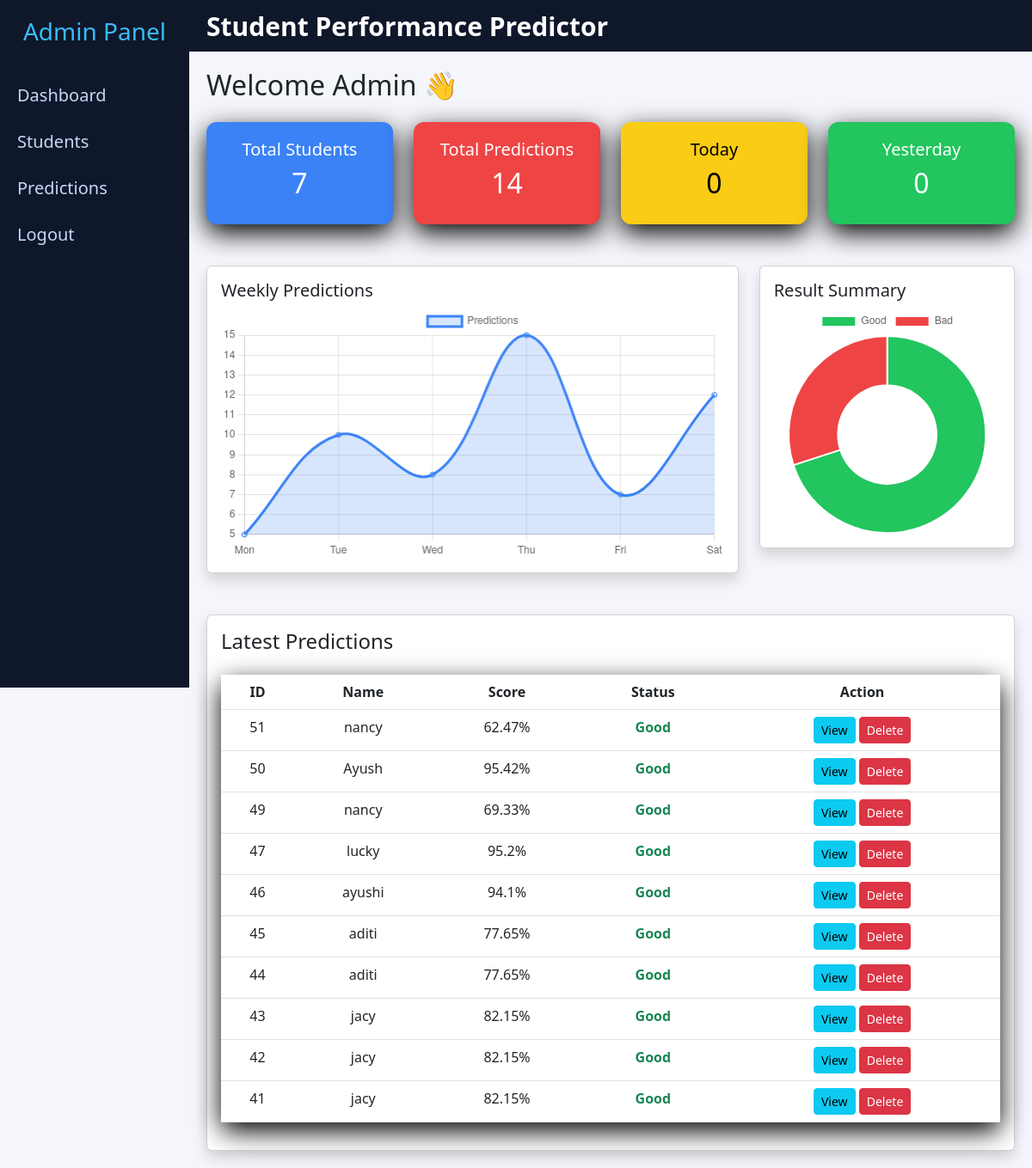
The page /admin_dashboard/ (signed in) on the database its author committed.
### predictor/models.py (models this page shows, shortened)
class Prediction(models.Model):
    user = models.ForeignKey(User, on_delete=models.CASCADE)
    study_hours = models.FloatField()
    attendance = models.FloatField()
    past_performance = models.CharField(max_length=50)
    extracurricular = models.CharField(max_length=50)
    result = models.FloatField()
    timestamp = models.DateTimeField(auto_now_add=True)
    from django.db import models

### predictor/views.py (the view)
# urls.py: path('admin_dashboard/', views.admin_dashboard, name='admin_dashboard'),
@login_required
def admin_dashboard(request):
    predictions = Prediction.objects.select_related('user').order_by('-id')[:10]
    for p in predictions:
        if p.result >= 50:
            p.status = "Good"
        else:
            p.status = "Bad"
    total_students = User.objects.count()
    total_predictions = Prediction.objects.count()
    today = timezone.now().date()
    yesterday = today - timedelta(days=1)
    today_count = Prediction.objects.filter(timestamp__date=today).count()
    yesterday_count = Prediction.objects.filter(timestamp__date=yesterday).count()
    pass_count = Prediction.objects.filter(result__gte=50).count()
    fail_count = Prediction.objects.filter(result__lt=50).count()
    context = {
        'predictions': predictions,
        'total_students': total_students,
        'total_predictions': total_predictions,
        'today_count': today_count,
        'yesterday_count': yesterday_count,
        'pass_count': pass_count,
        'fail_count': fail_count
    }
    return render(request, 'admin_panel/admin_dashboard.html', context)

### templates/admin_panel/admin_dashboard.html (shortened to what this page needs)
<!DOCTYPE html>
<html lang="en">
<head>
    <link href="https://cdn.jsdelivr.net/npm/bootstrap@5.3.0/dist/css/bootstrap.min.css" rel="stylesheet">
</head>
<body>
    <div class="sidebar">
        <h3>Admin Panel</h3>
        <a href="#">Dashboard</a>
        <a href="#">Students</a>
        <a href="#">Predictions</a>
        <a href="#">Logout</a>
    </div>
    <div class="top-navbar">
        Student Performance Predictor
    </div>
    <div class="main-content">
        <h2>Welcome Admin 👋</h2>
        <div class="row mt-4">
            <div class="col-md-3">
                <div class="card-box blue">
                    <h5>Total Students</h5>
                    <h2>{{ total_students }}</h2>
                </div>
            </div>
            <div class="col-md-3">
                <div class="card-box red">
                    <h5>Total Predictions</h5>
                    <h2>{{ total_predictions }}</h2>
                </div>
            </div>
            <div class="col-md-3">
                <div class="card-box yellow">
                    <h5>Today</h5>
                    <h2>{{ today_count }}</h2>
                </div>
            </div>
            <div class="col-md-3">
                <div class="card-box green">
                    <h5>Yesterday</h5>
                    <h2>{{ yesterday_count }}</h2>
                </div>
            </div>
        </div>
        <div class="row mt-5">
            <div class="col-md-8">
                <div class="card p-3 shadow">
                    <h5>Weekly Predictions</h5>
                    <canvas id="lineChart"></canvas>
                </div>
            </div>
            <div class="col-md-4">
                <div class="card p-3 shadow">
                    <h5>Result Summary</h5>
                    <canvas id="pieChart"></canvas>
                </div>
            </div>
        </div>
        <div class="card mt-5 p-3 shadow">
            <h4>Latest Predictions</h4>
            <table class="table table-hover text-center mt-3">
                <thead>
                    <tr>
                        <th>ID</th>
                        <th>Name</th>
                        <th>Score</th>
                        <th>Status</th>
                        <th>Action</th>
                    </tr>
                </thead>
                <tbody>
                    {% for p in predictions %}
                    <tr>
                        <td>{{ p.id }}</td>
                        <td>{{ p.user.username }}</td>
                        <td>{{ p.result }}%</td>
                        {% if p.result >= 50 %}
                        <td class="text-success fw-bold">Good</td>
                        {% else %}
                        <td class="text-danger fw-bold">Bad</td>
                        {% endif %}
                        <td>
                            <a href="{% url 'view_prediction' p.id %}" class="btn btn-info btn-sm">
                                View
                            </a>
                            <a href="{% url 'delete_prediction' p.id %}" class="btn btn-danger btn-sm" onclick="return confirm('Are you sure to delete?');">
                                Delete
                            </a>
                        </td>
                    </tr>
                    {% endfor %}
                </tbody>
            </table>
        </div>
    </div>
    <script>
        new Chart(document.getElementById("lineChart"), {
            type: 'line',
            data: {
                labels: ['Mon', 'Tue', 'Wed', 'Thu', 'Fri', 'Sat'],
                datasets: [{
                    label: 'Predictions',
                    data: [5, 10, 8, 15, 7, 12],
                    borderColor: '#3b82f6',
                    backgroundColor: 'rgba(59,130,246,0.2)',
                    fill: true,
                    tension: 0.4
                }]
            }
        });
        new Chart(document.getElementById("pieChart"), {
            type: 'doughnut',
            data: {
                labels: ['Good', 'Bad'],
                datasets: [{
                    data: [70, 30],
                    backgroundColor: ['#22c55e', '#ef4444']
                }]
            }
        });
    </script>
</body>
</html>

### templates/admin_panel/admin_dashboard.html (style rules this page uses)
body { background: #f4f6fb; }
.top-navbar { margin-left: 220px; height: 60px; background: #0f172a; color: white; display: flex; align-items: center; padding: 0 20px; font-size: 30px; font-weight: bold; }
.sidebar { width: 220px; height: 100vh; background: #0f172a; position: fixed; padding-top: 20px; color: white; }
.sidebar h3 { text-align: center; margin-bottom: 30px; color: #38bdf8; }
.sidebar a { display: block; padding: 12px 20px; color: #cbd5f5; text-decoration: none; font-size: 20px; }
.main-content { margin-left: 220px; padding: 20px; }
.card-box { padding: 20px; border-radius: 12px; color: white; text-align: center; box-shadow: 0 10px 30px rgba(0, 0, 0, 2); }
.blue { background: #3b82f6; }
.red { background: #ef4444; }
.yellow { background: #facc15; color: black; }
.green { background: #22c55e; }
table { background: white; border-radius: 10px; box-shadow: 0 10px 30px rgba(0, 0, 0, 2); }
th { background: #0f172a; color: white; }

### rows shown on the page
Prediction: id "51", user.username "nancy", result "62.47", shows "Good"
Prediction: id "50", user.username "Ayush", result "95.42", shows "Good"
Prediction: id "49", user.username "nancy", result "69.33", shows "Good"
Prediction: id "47", user.username "lucky", result "95.2", shows "Good"
Prediction: id "46", user.username "ayushi", result "94.1", shows "Good"
Prediction: id "45", user.username "aditi", result "77.65", shows "Good"
Prediction: id "44", user.username "aditi", result "77.65", shows "Good"
Prediction: id "43", user.username "jacy", result "82.15", shows "Good"
Prediction: id "42", user.username "jacy", result "82.15", shows "Good"
Prediction: id "41", user.username "jacy", result "82.15", shows "Good"

### other values the page prints
{{ total_students }} "7"
{{ total_predictions }} "14"
{{ today_count }} "0"
{{ yesterday_count }} "0"
